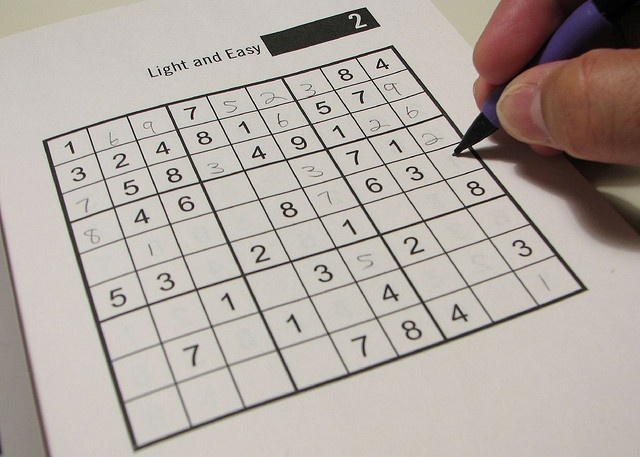
#> input picture files/images/suduku.jpg, 640 x 457 px
$ python 22_line_detection_hough_transform.py
#> lines starting #> are read from the running program, lines starting #| are printed output that depends on the picture; after the words box and inside, x2 and y2 are one past the last pixel; in counts of white or black regions, pixels touching at a corner belong together
import cv2
import numpy as np

image=cv2.imread('images/suduku.jpg')
#> image is the input picture: shape (457, 640, 3); mean B, G, R 163.1, 169.8, 178.4
cv2.imshow('before canny',image)
cv2.waitKey()

gray=cv2.cvtColor(image,cv2.COLOR_BGR2GRAY)
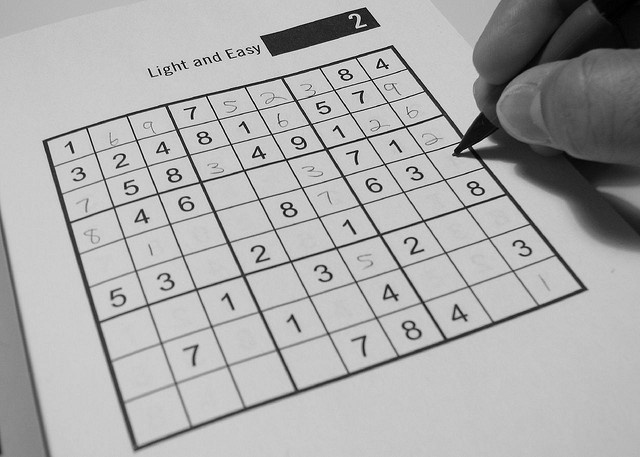
#> gray: shape (457, 640); min 0, max 255, mean 171.5
edges=cv2.Canny(gray,30,255)
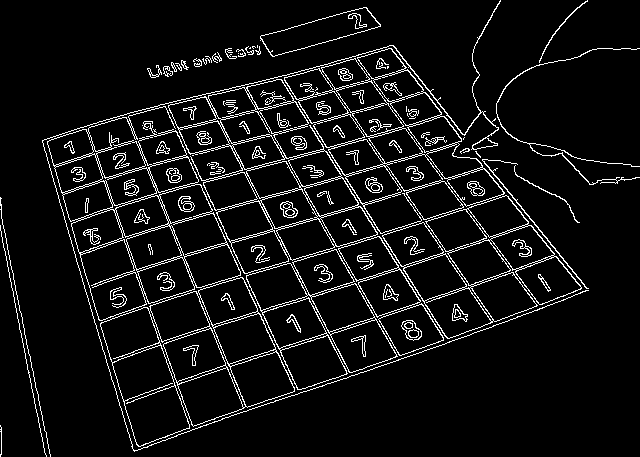
#> edges: shape (457, 640); 7% white in thin lines or dots

cv2.imshow('after canny',edges)
cv2.waitKey()

lines=cv2.HoughLines(edges,1,np.pi/180,20)

for rho,theta in lines[0]:
    a=np.cos(theta)
    b=np.sin(theta)
    x0=a*rho
    y0=b*rho
    x1=int(x0+2000*(-b))
    y1=int(y0+2000*(a))
    x2=int(x0-2000*(-b))
    y2=int(y0-2000*(a))
    cv2.line(image,(x1,y1),(x2,y2),(255,0,0),2)
#> this loop made 1 pass
#> (rho, theta, a, b, x0, y0, x1, y1) on pass 1: (-199, 2.58, -0.848, 0.53, 168.8, -105.5, -891, -1801)
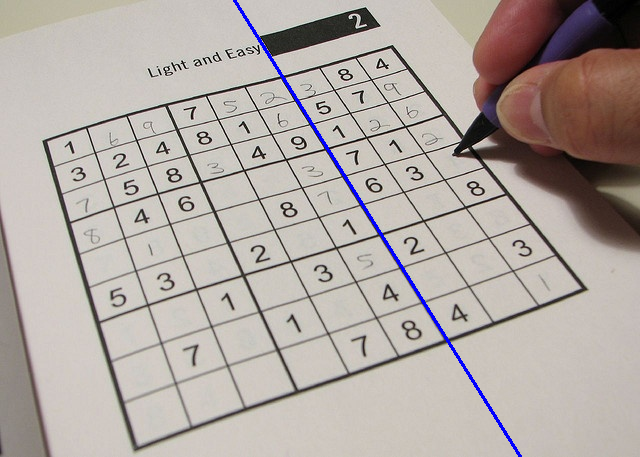
#> image: shape (457, 640, 3); 0.62% of pixels changed, all inside (x1, y1, x2, y2) = (233, 0, 522, 457)

cv2.imshow('hough lines',image)
cv2.waitKey()
cv2.destroyAllWindows()
